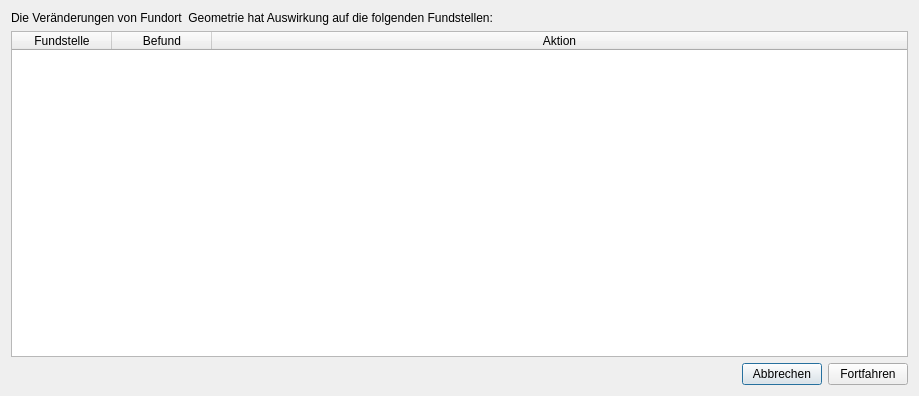
<?xml version="1.0" encoding="UTF-8"?>
<ui version="4.0">
 <class>apisSiteEditFindspotHandlingDialog</class>
 <widget class="QDialog" name="apisSiteEditFindspotHandlingDialog">
  <property name="geometry">
   <rect>
    <x>0</x>
    <y>0</y>
    <width>919</width>
    <height>396</height>
   </rect>
  </property>
  <property name="windowTitle">
   <string>APIS Auswirkung auf Fundstellen</string>
  </property>
  <layout class="QVBoxLayout" name="verticalLayout">
   <item>
    <widget class="QLabel" name="label">
     <property name="text">
      <string>Die Veränderungen von Fundort  Geometrie hat Auswirkung auf die folgenden Fundstellen:</string>
     </property>
    </widget>
   </item>
   <item>
    <widget class="QTableWidget" name="uiFindspotAssessmentTable">
     <property name="editTriggers">
      <set>QAbstractItemView::NoEditTriggers</set>
     </property>
     <property name="alternatingRowColors">
      <bool>true</bool>
     </property>
     <property name="selectionMode">
      <enum>QAbstractItemView::SingleSelection</enum>
     </property>
     <property name="selectionBehavior">
      <enum>QAbstractItemView::SelectRows</enum>
     </property>
     <property name="cornerButtonEnabled">
      <bool>false</bool>
     </property>
     <attribute name="horizontalHeaderCascadingSectionResizes">
      <bool>true</bool>
     </attribute>
     <attribute name="horizontalHeaderStretchLastSection">
      <bool>true</bool>
     </attribute>
     <column>
      <property name="text">
       <string>Fundstelle</string>
      </property>
     </column>
     <column>
      <property name="text">
       <string>Befund</string>
      </property>
     </column>
     <column>
      <property name="text">
       <string>Aktion</string>
      </property>
     </column>
    </widget>
   </item>
   <item>
    <layout class="QHBoxLayout" name="horizontalLayout">
     <item>
      <spacer name="horizontalSpacer">
       <property name="orientation">
        <enum>Qt::Horizontal</enum>
       </property>
       <property name="sizeHint" stdset="0">
        <size>
         <width>40</width>
         <height>20</height>
        </size>
       </property>
      </spacer>
     </item>
     <item>
      <widget class="QPushButton" name="uiCancelEditBtn">
       <property name="text">
        <string>Abbrechen</string>
       </property>
      </widget>
     </item>
     <item>
      <widget class="QPushButton" name="uiResumeEditBtn">
       <property name="text">
        <string>Fortfahren</string>
       </property>
       <property name="autoDefault">
        <bool>false</bool>
       </property>
      </widget>
     </item>
    </layout>
   </item>
  </layout>
 </widget>
 <resources/>
 <connections/>
</ui>
